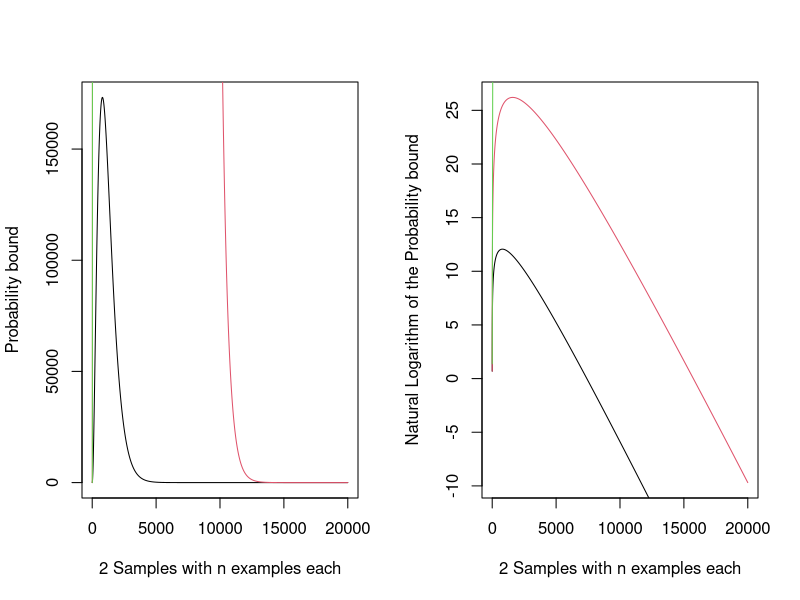

Source code (R):
epsilon = 0.1
n = 1:20000
N_F_2n_A1 = n^2
N_F_2n_A2 = n^4
N_F_2n_A3 = 2^n

Upper_bound_A1 = 2*N_F_2n_A1*exp(-n*epsilon^2/4)
Upper_bound_A2 = 2*N_F_2n_A2*exp(-n*epsilon^2/4)
Upper_bound_A3 = 2*N_F_2n_A3*exp(-n*epsilon^2/4)

par(mfrow=c(1,2))
plot(Upper_bound_A1, col=1, t="l", xlab="2 Samples with n examples each", ylab="Probability bound")
lines(Upper_bound_A2, col=2, )
lines(Upper_bound_A3, col=3)

plot(log(Upper_bound_A1), col=1, t="l", ylim=log(range(Upper_bound_A2)),
		     xlab="2 Samples with n examples each", ylab="Natural Logarithm of the Probability bound")
lines(log(Upper_bound_A2), col=2)
lines(log(Upper_bound_A3), col=3)

